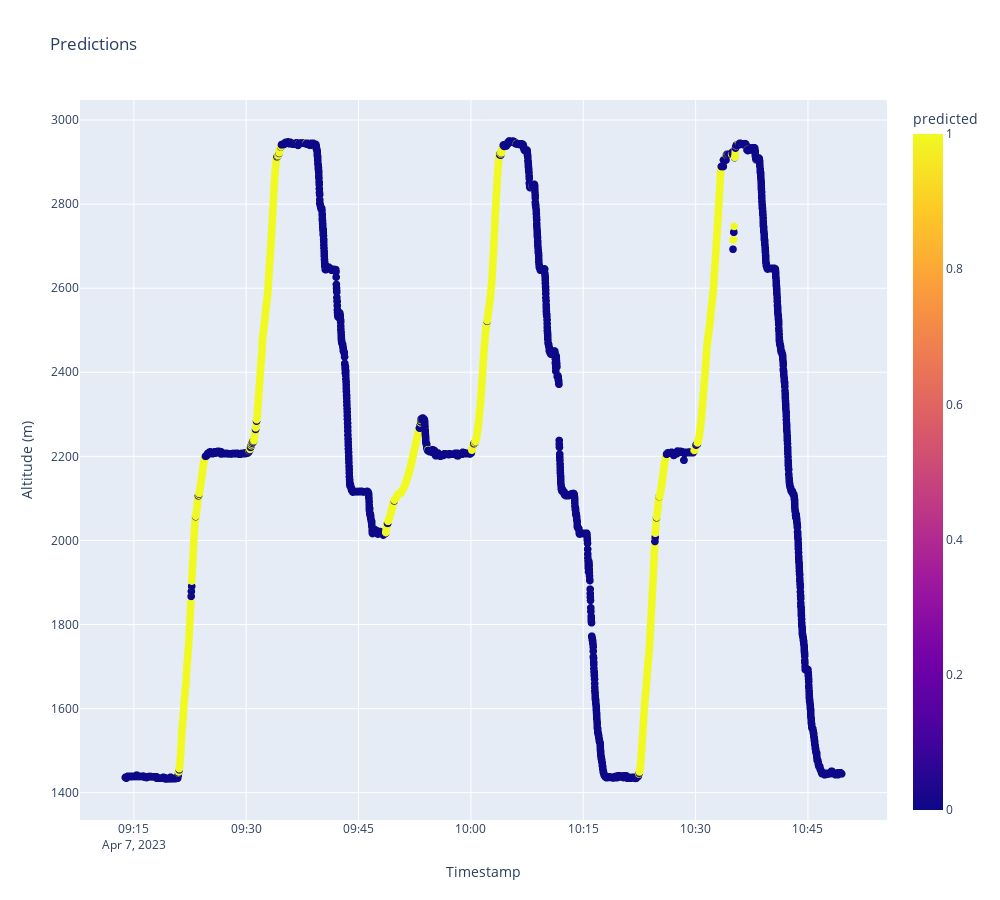

Notebook code cell kept with this figure:
### Markdown cell above
# Option 1: One step to prediction

### Code cell
# Input an call this one function with your paths
predict_on_data(path_to_csv_file, file_path_to_model)

### Figure 1 — Plotly figure (JSON) as saved in the notebook; plotly's stock layout.template omitted (floating-point values rounded to 4 significant figures; data arrays with more than 128 entries replaced by an {"elided": "..."} marker saying what was removed)
{"data": [{"hovertemplate": "Timestamp=%{x}<br>Altitude (m)=%{y}<br>predicted=%{marker.color}<extra></extra>", "legendgroup": "", "marker": {"color": {"elided": "5652 int values"}, "coloraxis": "coloraxis", "size": 8, "symbol": "circle"}, "mode": "markers", "name": "On the lift", "showlegend": false, "type": "scattergl", "x": {"elided": "5652 str values"}, "xaxis": "x", "y": {"elided": "5652 float values"}, "yaxis": "y"}], "layout": {"coloraxis": {"colorbar": {"title": {"text": "predicted"}}, "colorscale": [[0, "#0d0887"], [0.1111, "#46039f"], [0.2222, "#7201a8"], [0.3333, "#9c179e"], [0.4444, "#bd3786"], [0.5556, "#d8576b"], [0.6667, "#ed7953"], [0.7778, "#fb9f3a"], [0.8889, "#fdca26"], [1, "#f0f921"]]}, "height": 900, "legend": {"title": {"text": "Status"}, "tracegroupgap": 0}, "title": {"text": "Predictions"}, "width": 1000, "xaxis": {"anchor": "y", "autorange": true, "domain": [0, 1], "range": ["2023-04-07 09:07:48.6305", "2023-04-07 10:55:33.0435"], "title": {"text": "Timestamp"}, "type": "date"}, "yaxis": {"anchor": "x", "autorange": true, "domain": [0, 1], "range": [1335.0, 3048.0], "title": {"text": "Altitude (m)"}, "type": "linear"}}}
